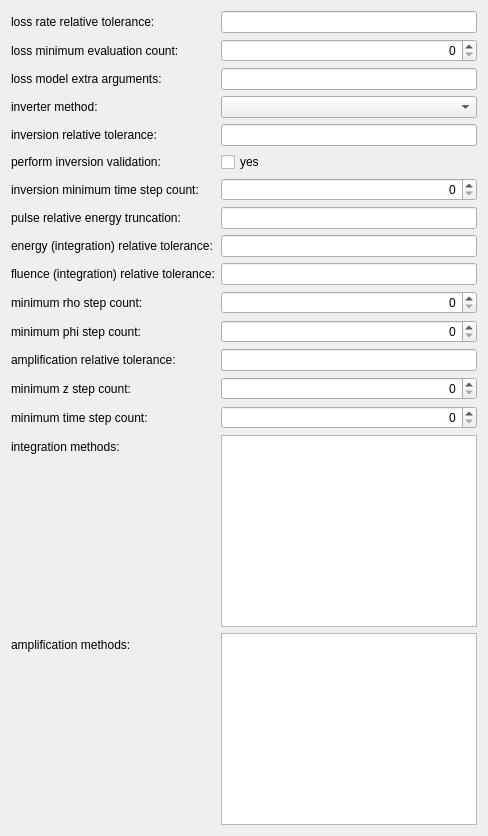
          <widget class="QWidget" name="scrollAreaWidgetContents_Numerics">
           <property name="geometry">
            <rect>
             <x>0</x>
             <y>0</y>
             <width>0</width>
             <height>0</height>
            </rect>
           </property>
           <layout class="QFormLayout" name="formLayout_7">
            <item row="0" column="0">
             <widget class="QLabel" name="label_loss_rtol">
              <property name="text">
               <string>loss rate relative tolerance:</string>
              </property>
             </widget>
            </item>
            <item row="0" column="1">
             <widget class="QLineEdit" name="lineEdit_loss_rtol">
              <property name="alignment">
               <set>Qt::AlignRight|Qt::AlignTrailing|Qt::AlignVCenter</set>
              </property>
             </widget>
            </item>
            <item row="1" column="0">
             <widget class="QLabel" name="label_loss_min_count">
              <property name="text">
               <string>loss minimum evaluation count:</string>
              </property>
             </widget>
            </item>
            <item row="1" column="1">
             <widget class="QSpinBox" name="spinBox_loss_min_count">
              <property name="alignment">
               <set>Qt::AlignRight|Qt::AlignTrailing|Qt::AlignVCenter</set>
              </property>
              <property name="maximum">
               <number>1073741824</number>
              </property>
             </widget>
            </item>
            <item row="2" column="0">
             <widget class="QLabel" name="label_loss_model_extra_args">
              <property name="text">
               <string>loss model extra arguments:</string>
              </property>
             </widget>
            </item>
            <item row="2" column="1">
             <widget class="QLineEdit" name="lineEdit_loss_model_extra_args"/>
            </item>
            <item row="3" column="0">
             <widget class="QLabel" name="label_inverter_class">
              <property name="text">
               <string>inverter method:</string>
              </property>
             </widget>
            </item>
            <item row="3" column="1">
             <widget class="QComboBox" name="comboBox_inverter_class"/>
            </item>
            <item row="4" column="0">
             <widget class="QLabel" name="label_initial_inversion_rtol">
              <property name="text">
               <string>inversion relative tolerance:</string>
              </property>
             </widget>
            </item>
            <item row="4" column="1">
             <widget class="QLineEdit" name="lineEdit_initial_inversion_rtol">
              <property name="alignment">
               <set>Qt::AlignRight|Qt::AlignTrailing|Qt::AlignVCenter</set>
              </property>
             </widget>
            </item>
            <item row="5" column="0">
             <widget class="QLabel" name="label_initial_inversion_validate">
              <property name="text">
               <string>perform inversion validation:</string>
              </property>
             </widget>
            </item>
            <item row="5" column="1">
             <widget class="QCheckBox" name="checkBox_initial_inversion_validate">
              <property name="text">
               <string>yes</string>
              </property>
             </widget>
            </item>
            <item row="6" column="0">
             <widget class="QLabel" name="label_initial_inversion_min_count_t">
              <property name="text">
               <string>inversion minimum time step count:</string>
              </property>
             </widget>
            </item>
            <item row="6" column="1">
             <widget class="QSpinBox" name="spinBox_initial_inversion_min_count_t">
              <property name="alignment">
               <set>Qt::AlignRight|Qt::AlignTrailing|Qt::AlignVCenter</set>
              </property>
              <property name="maximum">
               <number>1073741824</number>
              </property>
             </widget>
            </item>
            <item row="7" column="0">
             <widget class="QLabel" name="label_pulse_rel_energy_trunc">
              <property name="text">
               <string>pulse relative energy truncation:</string>
              </property>
             </widget>
            </item>
            <item row="7" column="1">
             <widget class="QLineEdit" name="lineEdit_pulse_rel_energy_trunc">
              <property name="alignment">
               <set>Qt::AlignRight|Qt::AlignTrailing|Qt::AlignVCenter</set>
              </property>
             </widget>
            </item>
            <item row="8" column="0">
             <widget class="QLabel" name="label_energy_rtol">
              <property name="text">
               <string>energy (integration) relative tolerance:</string>
              </property>
             </widget>
            </item>
            <item row="8" column="1">
             <widget class="QLineEdit" name="lineEdit_energy_rtol">
              <property name="alignment">
               <set>Qt::AlignRight|Qt::AlignTrailing|Qt::AlignVCenter</set>
              </property>
             </widget>
            </item>
            <item row="9" column="0">
             <widget class="QLabel" name="label_fluence_rtol">
              <property name="text">
               <string>fluence (integration) relative tolerance:</string>
              </property>
             </widget>
            </item>
            <item row="9" column="1">
             <widget class="QLineEdit" name="lineEdit_fluence_rtol">
              <property name="alignment">
               <set>Qt::AlignRight|Qt::AlignTrailing|Qt::AlignVCenter</set>
              </property>
             </widget>
            </item>
            <item row="10" column="0">
             <widget class="QLabel" name="label_min_count_rho">
              <property name="text">
               <string>minimum rho step count:</string>
              </property>
             </widget>
            </item>
            <item row="10" column="1">
             <widget class="QSpinBox" name="spinBox_min_count_rho">
              <property name="alignment">
               <set>Qt::AlignRight|Qt::AlignTrailing|Qt::AlignVCenter</set>
              </property>
              <property name="maximum">
               <number>1073741824</number>
              </property>
             </widget>
            </item>
            <item row="11" column="0">
             <widget class="QLabel" name="label_min_count_phi">
              <property name="text">
               <string>minimum phi step count:</string>
              </property>
             </widget>
            </item>
            <item row="11" column="1">
             <widget class="QSpinBox" name="spinBox_min_count_phi">
              <property name="alignment">
               <set>Qt::AlignRight|Qt::AlignTrailing|Qt::AlignVCenter</set>
              </property>
              <property name="maximum">
               <number>1073741824</number>
              </property>
             </widget>
            </item>
            <item row="12" column="0">
             <widget class="QLabel" name="label_amp_rtol">
              <property name="text">
               <string>amplification relative tolerance:</string>
              </property>
             </widget>
            </item>
            <item row="12" column="1">
             <widget class="QLineEdit" name="lineEdit_amp_rtol">
              <property name="alignment">
               <set>Qt::AlignRight|Qt::AlignTrailing|Qt::AlignVCenter</set>
              </property>
             </widget>
            </item>
            <item row="13" column="0">
             <widget class="QLabel" name="label_min_count_z">
              <property name="text">
               <string>minimum z step count:</string>
              </property>
             </widget>
            </item>
            <item row="13" column="1">
             <widget class="QSpinBox" name="spinBox_min_count_z">
              <property name="alignment">
               <set>Qt::AlignRight|Qt::AlignTrailing|Qt::AlignVCenter</set>
              </property>
              <property name="maximum">
               <number>1073741824</number>
              </property>
             </widget>
            </item>
            <item row="14" column="0">
             <widget class="QLabel" name="label_min_count_t">
              <property name="text">
               <string>minimum time step count:</string>
              </property>
             </widget>
            </item>
            <item row="14" column="1">
             <widget class="QSpinBox" name="spinBox_min_count_t">
              <property name="alignment">
               <set>Qt::AlignRight|Qt::AlignTrailing|Qt::AlignVCenter</set>
              </property>
              <property name="maximum">
               <number>1073741824</number>
              </property>
             </widget>
            </item>
            <item row="15" column="0">
             <widget class="QLabel" name="label_integrator_classes">
              <property name="text">
               <string>integration methods:</string>
              </property>
             </widget>
            </item>
            <item row="15" column="1">
             <widget class="QListWidget" name="listWidget_integrator_classes">
              <property name="selectionMode">
               <enum>QAbstractItemView::MultiSelection</enum>
              </property>
             </widget>
            </item>
            <item row="16" column="0">
             <widget class="QLabel" name="label_amplifier_classes">
              <property name="text">
               <string>amplification methods:</string>
              </property>
             </widget>
            </item>
            <item row="16" column="1">
             <widget class="QListWidget" name="listWidget_amplifier_classes">
              <property name="selectionMode">
               <enum>QAbstractItemView::MultiSelection</enum>
              </property>
             </widget>
            </item>
           </layout>
          </widget>
